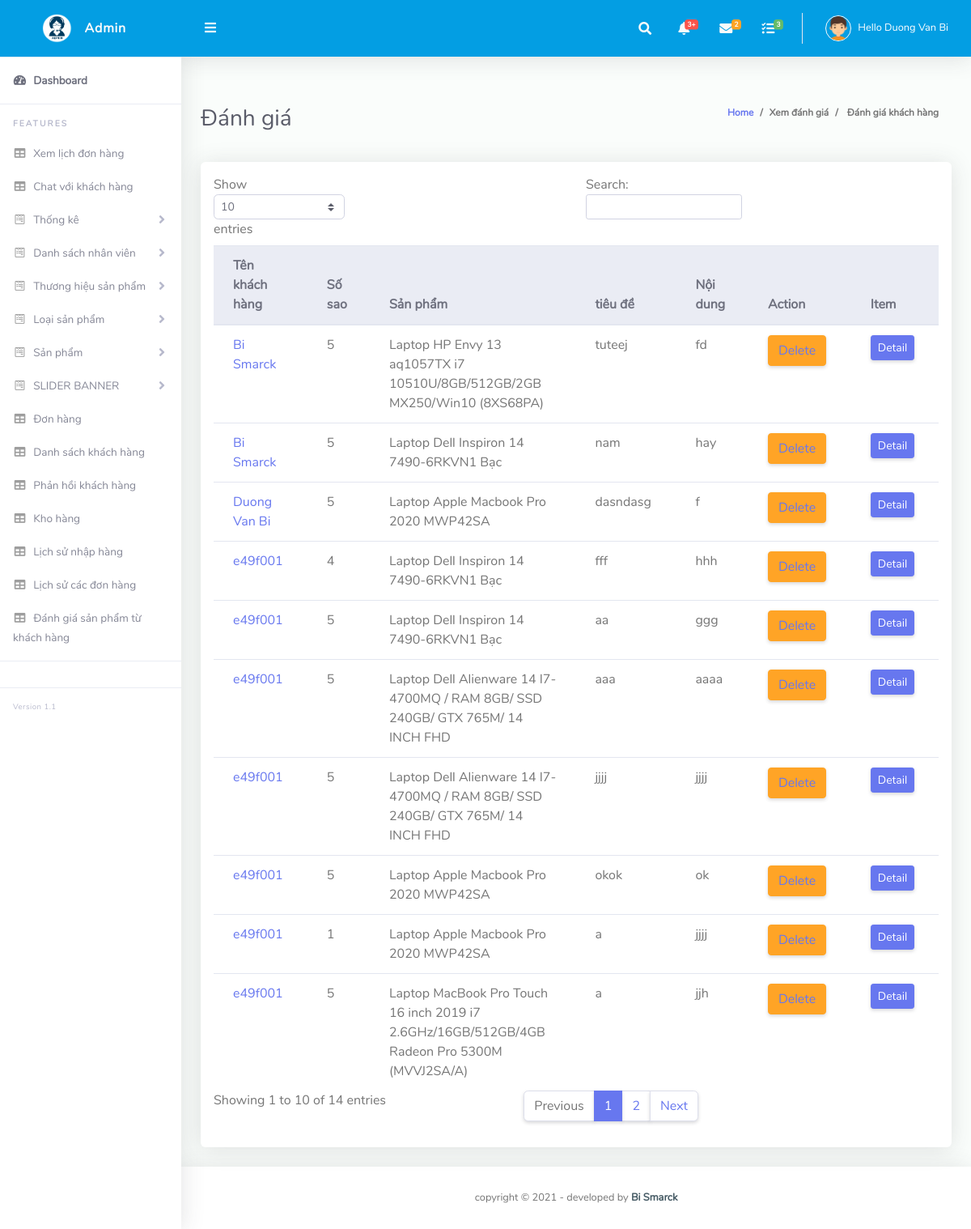
/admin/show_comment.php (signed in), run on the app's committed database.
### tables this page shows
CREATE TABLE `item_rating` (
  `ratingId` int(11) NOT NULL,
  `productId` int(11) NOT NULL,
  `userId` int(11) NOT NULL,
  `ratingNumber` int(11) NOT NULL,
  `title` varchar(255) NOT NULL,
  `comments` text NOT NULL,
  `created` datetime NOT NULL,
  `modified` datetime NOT NULL,
  `status` tinyint(1) NOT NULL DEFAULT 1 COMMENT '1 = Block, 0 = Unblock'
);

CREATE TABLE `account` (
  `id` int(11) NOT NULL,
  `name` varchar(255) NOT NULL,
  `address` varchar(255) NOT NULL,
  `country` varchar(255) NOT NULL,
  `phone` varchar(255) NOT NULL,
  `email` varchar(255) NOT NULL,
  `User` varchar(255) NOT NULL,
  `password` varchar(255) NOT NULL,
  `Matk` int(11) NOT NULL
);

CREATE TABLE `product` (
  `productId` int(11) NOT NULL,
  `productName` tinytext NOT NULL,
  `product_code` varchar(200) NOT NULL,
  `productQuantity` varchar(50) NOT NULL,
  `product_soldout` varchar(50) NOT NULL DEFAULT '0',
  `product_remain` varchar(50) NOT NULL,
  `catId` int(11) NOT NULL,
  `brandId` int(11) NOT NULL,
  `product_desc` text NOT NULL,
  `type` int(11) NOT NULL,
  `price` varchar(255) NOT NULL,
  `image` varchar(255) NOT NULL,
  `image1` varchar(255) NOT NULL,
  `image2` varchar(255) NOT NULL,
  `image3` varchar(255) NOT NULL
);

### lib/database.php (called while the page is built, shortened)
<?php
Class Database extends PDO{
   public $host   = host_db;
   public $user   = user_db;
   public $pass   = pass_db;
   public $dbname = name_db;
   public $link;
private function connectDB(){
   $this->link = new mysqli($this->host, $this->user, $this->pass,
    $this->dbname);
 }
public function select($query){
  $result = $this->link->query($query) or
   die($this->link->error.__LINE__);
  if($result->num_rows > 0){
    return $result;
  } else {
    return false;
  }
 }
}

### classes/management.php (called while the page is built, shortened)
<?php
	$filepath = realpath(dirname(__FILE__));
	include_once ($filepath.'/../lib/database.php');
?>
<?php
class management
{
	private $db;
		public function __construct()
		{
			$this->db = new Database();
		}
public function comment_product_full(){
	$query="SELECT * from item_rating,account,product where item_rating.userId = account.id and item_rating.productId=product.productId order by ratingId desc ";
	$result = $this->db->select($query);
	return $result;
}
}
?>

### admin/show_comment.php (the view, shortened to what this page needs)
<?php include 'inc/header.php';?>
<?php include 'inc/headertop.php';?>
<?php include '../classes/management.php';?>
<?php
	$mn = new management();
?>
<div class="container-fluid" id="container-wrapper">
	<div class="d-sm-flex align-items-center justify-content-between mb-4">
            <h1 class="h3 mb-0 text-gray-800">Đánh giá</h1>
            <ol class="breadcrumb">
              <li class="breadcrumb-item"><a href="./">Home</a></li>
              <li class="breadcrumb-item">Xem đánh giá</li>
              <li class="breadcrumb-item active" aria-current="page"> Đánh giá khách hàng</li>
            </ol>
          </div>
          <div class="row">
	<div class="col-lg-12 mb-4">
		<div class="card">
			<div class="table-responsive p-3">
				  <table class="table align-items-center table-flush" id="table1">
                    <thead class="thead-light">
                      <tr>
                        <th>Tên khách hàng</th>
                        <th>Số sao</th>
                        <th>Sản phẩm</th>
                        <th>tiêu đề</th>
                        <th>Nội dung</th>
                        <th>Action</th>
                        <th>Item</th>
                      </tr>
                    </thead>
                    <tbody>
                    	<?php
 $show_fee = $mn -> comment_product_full();
              if($show_fee){
                while($result = $show_fee ->fetch_assoc()){
            ?>
                      <tr>
                        <td><a href="#"><?php echo $result['name']; ?></a></td>
                        <td><?php echo $result['ratingNumber']; ?></td>
                        <td><?php echo $result['productName']; ?></td>
                        <td><?php echo $result['title']; ?></td>
                        <td><?php echo $result['comments']; ?></td>
                        <td><span class="btn btn-warning"
                       ><a href="?ratingId=<?php echo $result['ratingId'] ?>">Delete</a></span></td>
                        <td><a href="#" class="btn btn-sm btn-primary">Detail</a></td>
                      </tr>
                       <?php }} ?>
                    </tbody>
                  </table>
			</div>
		</div>
	</div>
</div>
	</div>
<?php include 'inc/footer.php';?>

### admin/css/admin.css (style rules this page uses)
html { position: relative; min-height: 100%; font-family: Nunito }
body { height: 100% }
.container, .container-fluid, .container-login { padding-left: 1.5rem; padding-right: 1.5rem }
.text-gray-800 { color: #5a5c69 !important }
.breadcrumb { background-color: transparent; font-size: 12px; font-weight: 700 }
.table-flush td, .table-flush th { border-right: 0; border-left: 0 }
.table-flush tbody tr:first-child td, .table-flush tbody tr:first-child th { border-top: 0 }
.table-flush tbody tr:last-child td, .table-flush tbody tr:last-child th { border-bottom: 0 }
.card .table { margin-bottom: 0 }
.card .table td, .card .table th { padding-right: 1.5rem; padding-left: 1.5rem }
.card { -webkit-box-shadow: 0 .15rem 1.75rem 0 rgba(58, 59, 69, .15) !important; box-shadow: 0 .15rem 1.75rem 0 rgba(58, 59, 69, .15) !important }

### data on the page
item_rating: userId.name "Bi Smarck", ratingNumber "5", productId.productName "Laptop HP Envy 13 aq1057TX i7 10510U/8GB/512GB/2GB MX250/Win10 (8XS68PA)", title "tuteej", comments "fd"
item_rating: userId.name "Bi Smarck", ratingNumber "5", productId.productName "Laptop Dell Inspiron 14 7490-6RKVN1 Bạc", title "nam", comments "hay"
item_rating: userId.name "e49f001", ratingNumber "4", productId.productName "Laptop Dell Inspiron 14 7490-6RKVN1 Bạc", title "fff", comments "hhh"
item_rating: userId.name "e49f001", ratingNumber "5", productId.productName "Laptop Dell Inspiron 14 7490-6RKVN1 Bạc", title "aa", comments "ggg"
item_rating: userId.name "e49f001", ratingNumber "5", productId.productName "Laptop Dell Alienware 14 I7-4700MQ / RAM 8GB/ SSD 240GB/ GTX 765M/ 14 INCH FHD", title "aaa", comments "aaaa"
item_rating: userId.name "e49f001", ratingNumber "5", productId.productName "Laptop Dell Alienware 14 I7-4700MQ / RAM 8GB/ SSD 240GB/ GTX 765M/ 14 INCH FHD", title "jjjj", comments "jjjj"
item_rating: userId.name "e49f001", ratingNumber "5", productId.productName "Laptop Apple Macbook Pro 2020 MWP42SA", title "okok", comments "ok"
item_rating: userId.name "e49f001", ratingNumber "1", productId.productName "Laptop Apple Macbook Pro 2020 MWP42SA", title "a", comments "jjjj"
item_rating: userId.name "e49f001", ratingNumber "5", productId.productName "Laptop MacBook Pro Touch 16 inch 2019 i7 2.6GHz/16GB/512GB/4GB Radeon Pro 5300M (MVVJ2SA/A)", title "a", comments "jjh"
item_rating: userId.name "Duong Van Bi", ratingNumber "5", productId.productName "Laptop Apple Macbook Pro 2020 MWP42SA", title "dasndasg", comments "f"

### other printed values
Session::get('adminName') "Duong Van Bi"
